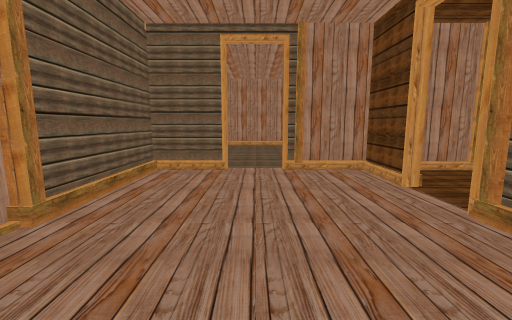
View 1 (above)

24 first-person views from a walk through a 3-D level made in the Unity game engine. The camera is 1.2 m above the floor, tilts 8° down and sees 90° across. The floor is counted in squares, 1 m on a side. Each view is taken from the middle of a square. On the plan, view 1 faces up. The plan holds only what a view shows up to about 12 squares ahead; the rest is blank.

View 2
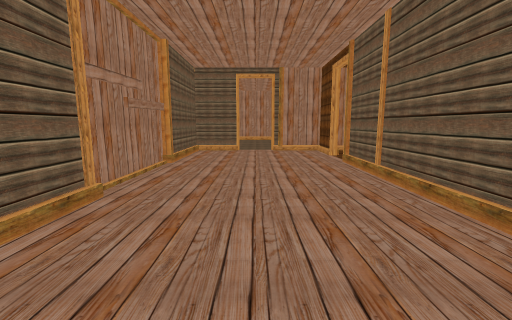

View 3
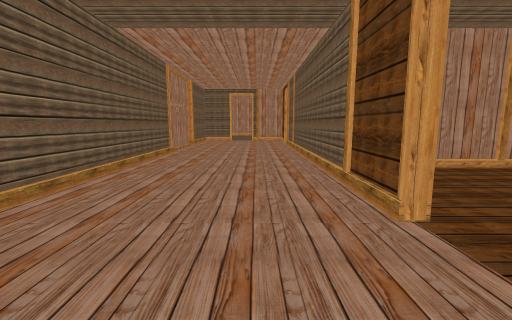

View 4
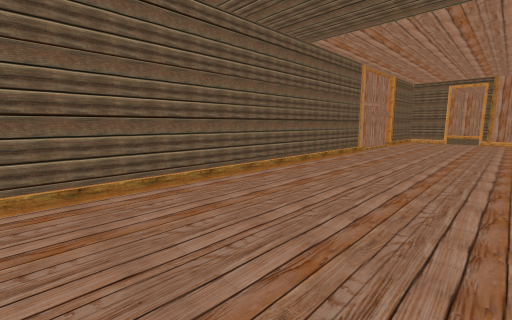

View 5
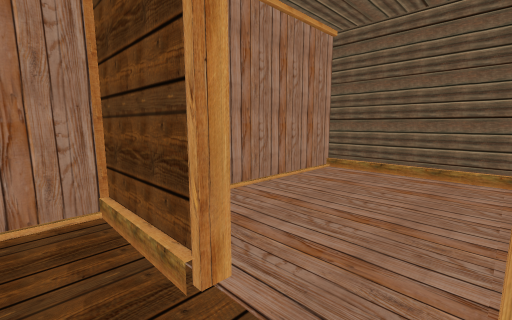

View 6
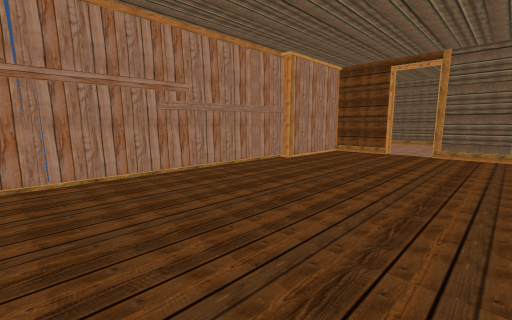

View 7
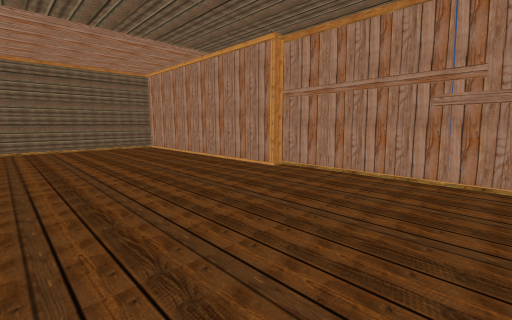

View 8
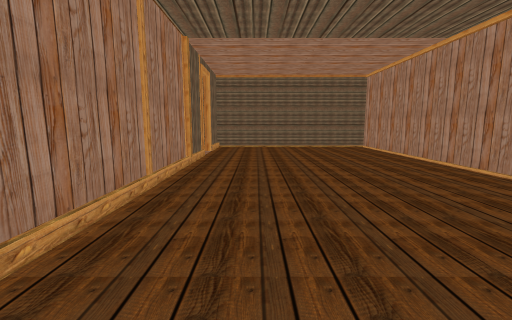

View 9
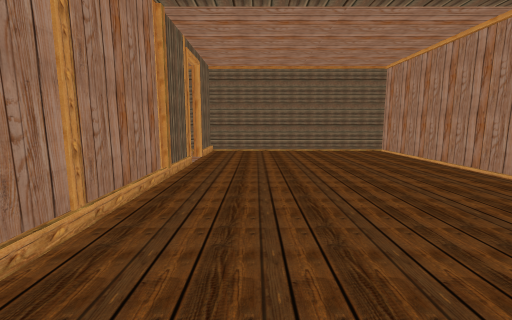

View 10
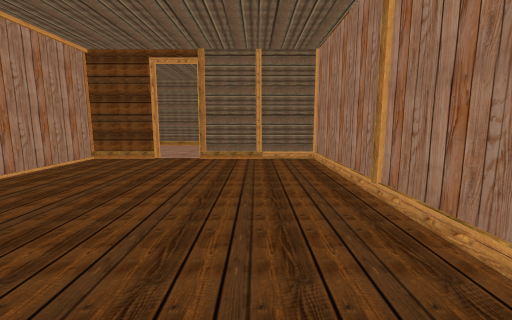

View 11
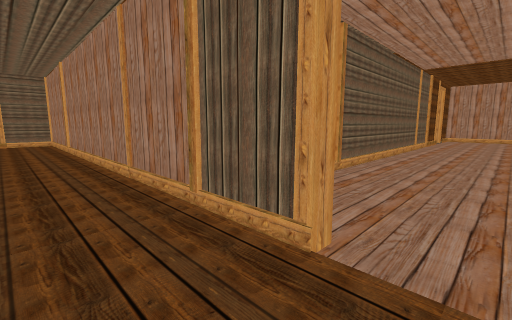

View 12
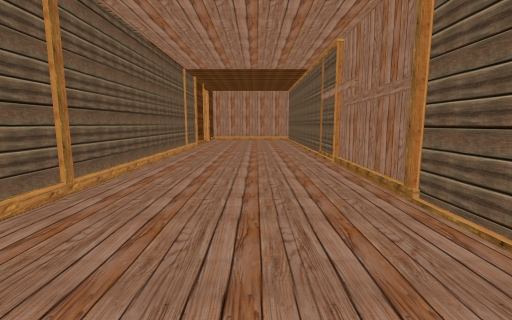

View 13
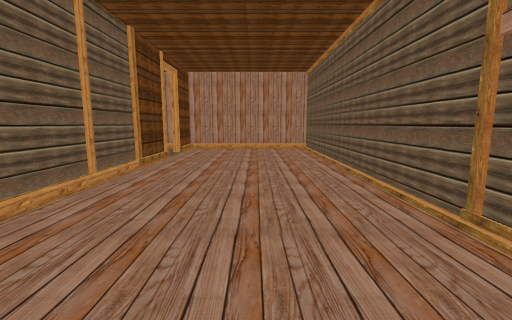

View 14
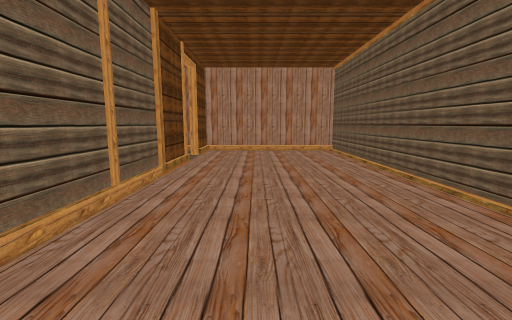

View 15
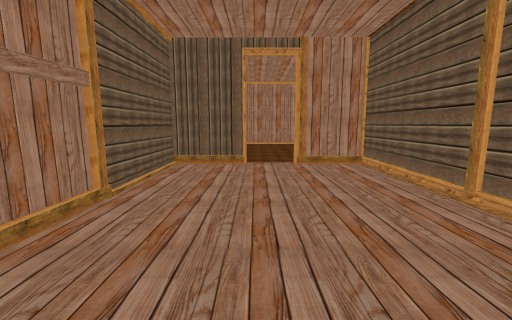

View 16
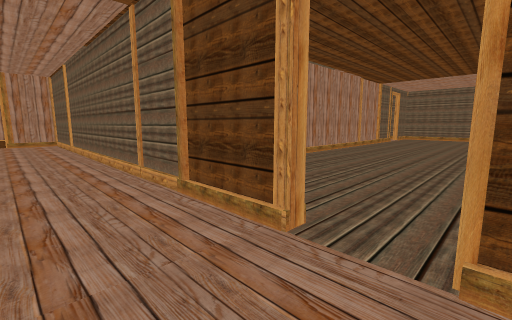

View 17
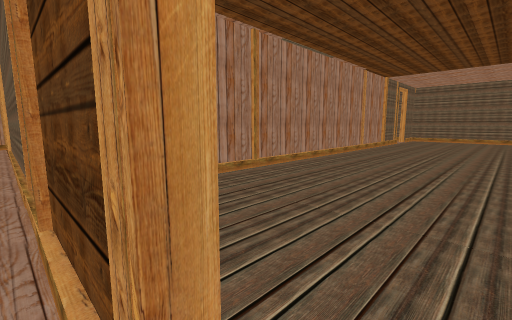

View 18
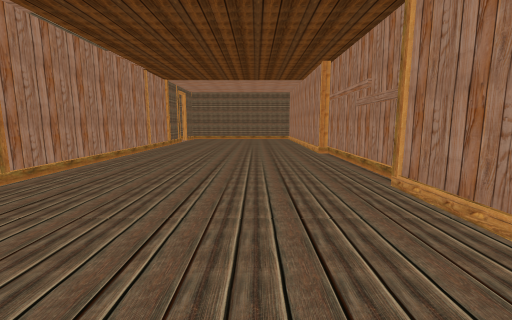

View 19
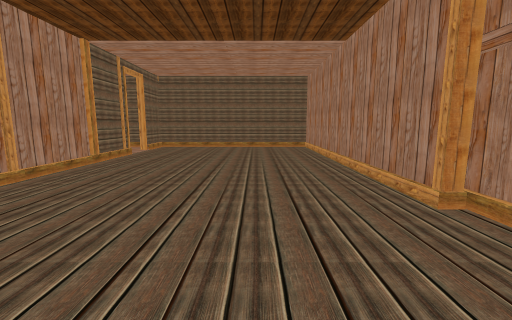

View 20
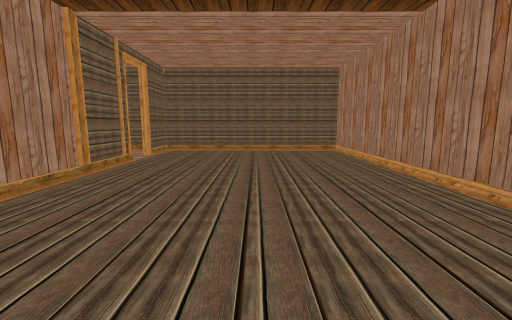

View 21
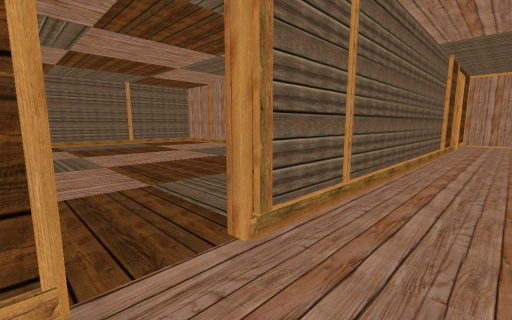

View 22
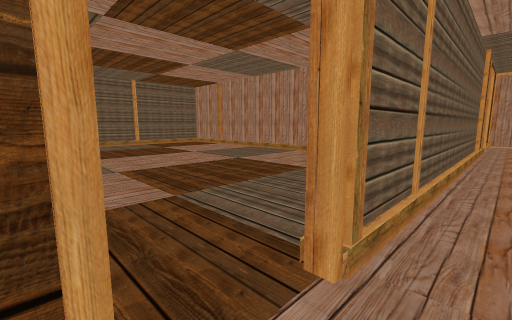

View 23
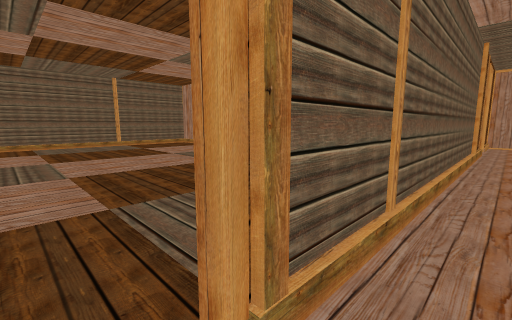

View 24
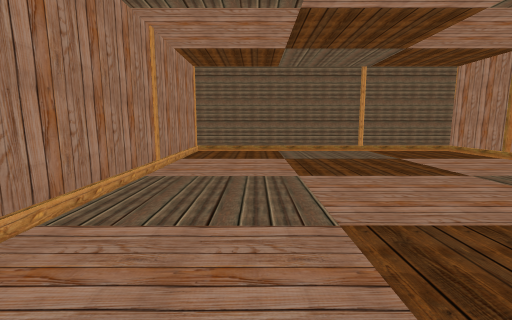

### Floor plan
Ten units are one square. View 1 is at (0, 0); x grows to the right and y downward. Boxes are objects, and circles mark ways between rooms. Rooms are numbered by the first view taken in them; rooms with no view inside come last. Other rooms are left out.
<svg viewBox="-34 -156 275 292">
<path fill="none" stroke="#000" d="M-27 8 -27 127 25 127M-29 -29 -29 5M31 90 29 90 29 -34M32 -48 29 -48 29 -67 6 -67M-8 -67 -27 -67 -27 -6M29 123 29 104M148 127 235 127 235 50M64 131 151 131M198 49 31 49 31 90M31 104 31 127 67 127M236 49 213 49M174 -113 177 -113 177 48M213 49 213 47 236 47M180 47 198 47 198 49M235 50 235 -147 177 -147 177 -128M75 -147 -27 -147 -27 -69 -8 -69M125 -151 69 -151M6 -69 144 -69M171 -147 130 -147M85 47 95 47M57 -67 37 -67M145 47 180 47M175 51 175 -67 85 -67"/>
<circle cx="30" cy="95" r="3" fill="#2a7"/>
<circle cx="0" cy="-70" r="3" fill="#2a7"/>
<circle cx="30" cy="-40" r="3" fill="#2a7"/>
<circle cx="205" cy="50" r="3" fill="#2a7"/>
<circle cx="180" cy="-120" r="3" fill="#2a7"/>
<text x="0" y="30">1</text>
<text x="130" y="90">2</text>
<text x="210" y="-50">3</text>
<text x="70" y="-110">4</text>
<text x="100" y="-10">5</text>
</svg>
Room 1 opens to room 2. Room 1 opens to room 4. Room 1 opens to room 5. Room 2 opens to room 3. Room 3 opens to room 4.

Where each view was taken, in squares from view 1:
view 1: 0 up, 0 right, facing up
view 2: 5 down, 0 right, facing up
view 3: 12 down, 1 right, facing up
view 4: 12 down, 2 right, facing up-left
view 5: 9 down, 4 right, facing down-left
view 6: 7 down, 14 right, facing down-left
view 7: 7 down, 10 right, facing down-right
view 8: 7 down, 10 right, facing right
view 9: 7 down, 12 right, facing right
view 10: 7 down, 12 right, facing left
view 11: 7 down, 21 right, facing up-left
view 12: 5 down, 21 right, facing up
view 13: 2 up, 21 right, facing up
view 14: 3 up, 20 right, facing up
view 15: 3 up, 21 right, facing down
view 16: 13 up, 20 right, facing down-left
view 17: 12 up, 18 right, facing down-left
view 18: 12 up, 18 right, facing left
view 19: 12 up, 11 right, facing left
view 20: 11 up, 9 right, facing left
view 21: 5 up, 1 right, facing down-right
view 22: 5 up, 2 right, facing down-right
view 23: 4 up, 2 right, facing down-right
view 24: 4 up, 6 right, facing right
